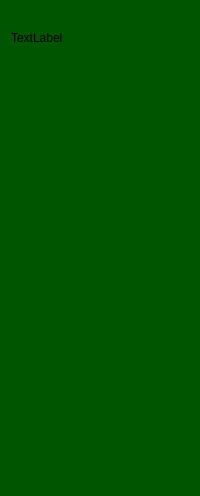
                    <widget class="QWidget" name="widget_4" native="true">
                        <property name="styleSheet">
                            <string notr="true">QWidget{
                                background-color: rgb(0, 85, 0);
                                border-top-right-radius:20px;
                                }
                                QPushButton{
                                color: white;

                                height: 30px;
                                border:none;
                                border-radius: 10px;
                                border-bottom-radius: 10px;

                                }
                                QPushButton:checked{
                                color: rgb(0, 85, 0);
                                background-color: white;

                                }
                            </string>
                        </property>
                        <layout class="QVBoxLayout" name="verticalLayout_4">
                            <item>
                                <layout class="QVBoxLayout" name="verticalLayout">
                                    <item>
                                        <widget class="QLabel" name="label_3">
                                            <property name="maximumSize">
                                                <size>
                                                    <width>55</width>
                                                    <height>55</height>
                                                </size>
                                            </property>
                                            <property name="text">
                                                <string/>
                                            </property>
                                            <property name="pixmap">
                                                <pixmap resource="resourses.qrc">
                                                    :/res/kisspng-user-profile-2018-in-sight-user-conference-expo-5b554c0968c377.0307553315323166814291-fotor-bg-remover-20241102121640.png
                                                </pixmap>
                                            </property>
                                            <property name="scaledContents">
                                                <bool>true</bool>
                                            </property>
                                        </widget>
                                    </item>
                                    <item>
                                        <widget class="QLabel" name="label_2">
                                            <property name="text">
                                                <string>TextLabel</string>
                                            </property>
                                        </widget>
                                    </item>
                                </layout>
                            </item>
                            <item>
                                <layout class="QVBoxLayout" name="verticalLayout_7">
                                    <property name="spacing">
                                        <number>15</number>
                                    </property>
                                    <item>
                                        <widget class="QPushButton" name="pushButton_money1">
                                            <property name="text">
                                                <string/>
                                            </property>
                                            <property name="icon">
                                                <iconset resource="resourses.qrc">
                                                    <normaloff>:/res/paid_24dp_FFFFFF_FILL0_wght400_GRAD0_opsz24.png
                                                    </normaloff>
                                                    <normalon>
                                                        :/res/paid_24dp_005500_FILL0_wght400_GRAD0_opsz24.png
                                                    </normalon>
                                                    :/res/paid_24dp_FFFFFF_FILL0_wght400_GRAD0_opsz24.png
                                                </iconset>
                                            </property>
                                            <property name="checkable">
                                                <bool>true</bool>
                                            </property>
                                            <property name="autoExclusive">
                                                <bool>true</bool>
                                            </property>
                                        </widget>
                                    </item>
                                    <item>
                                        <widget class="QPushButton" name="pushButton_tracing1">
                                            <property name="text">
                                                <string/>
                                            </property>
                                            <property name="icon">
                                                <iconset resource="resourses.qrc">
                                                    <normaloff>
                                                        :/res/query_stats_24dp_FFFFFF_FILL0_wght400_GRAD0_opsz24.png
                                                    </normaloff>
                                                    <normalon>
                                                        :/res/query_stats_24dp_005500_FILL0_wght400_GRAD0_opsz24.png
                                                    </normalon>
                                                    :/res/query_stats_24dp_FFFFFF_FILL0_wght400_GRAD0_opsz24.png
                                                </iconset>
                                            </property>
                                            <property name="checkable">
                                                <bool>true</bool>
                                            </property>
                                            <property name="autoExclusive">
                                                <bool>true</bool>
                                            </property>
                                        </widget>
                                    </item>
                                    <item>
                                        <widget class="QPushButton" name="pushButton_education1us">
                                            <property name="text">
                                                <string/>
                                            </property>
                                            <property name="icon">
                                                <iconset resource="resourses.qrc">
                                                    <normaloff>
                                                        :/res/groups_24dp_FFFFFF_FILL0_wght400_GRAD0_opsz24.png
                                                    </normaloff>
                                                    :/res/groups_24dp_FFFFFF_FILL0_wght400_GRAD0_opsz24.png
                                                </iconset>
                                            </property>
                                            <property name="checkable">
                                                <bool>true</bool>
                                            </property>
                                            <property name="autoExclusive">
                                                <bool>true</bool>
                                            </property>
                                        </widget>
                                    </item>
                                </layout>
                            </item>
                            <item>
                                <spacer name="verticalSpacer">
                                    <property name="orientation">
                                        <enum>Qt::Vertical</enum>
                                    </property>
                                    <property name="sizeHint" stdset="0">
                                        <size>
                                            <width>20</width>
                                            <height>278</height>
                                        </size>
                                    </property>
                                </spacer>
                            </item>
                            <item>
                                <widget class="QPushButton" name="pushButton_logout1">
                                    <property name="text">
                                        <string/>
                                    </property>
                                    <property name="icon">
                                        <iconset resource="resourses.qrc">
                                            <normaloff>:/res/logout_24dp_FFFFFF_FILL0_wght400_GRAD0_opsz24.png
                                            </normaloff>
                                            <normalon>:/res/logout_24dp_005500_FILL0_wght400_GRAD0_opsz24.png</normalon>
                                            :/res/logout_24dp_FFFFFF_FILL0_wght400_GRAD0_opsz24.png
                                        </iconset>
                                    </property>
                                    <property name="checkable">
                                        <bool>true</bool>
                                    </property>
                                    <property name="autoExclusive">
                                        <bool>true</bool>
                                    </property>
                                </widget>
                            </item>
                        </layout>
                    </widget>
